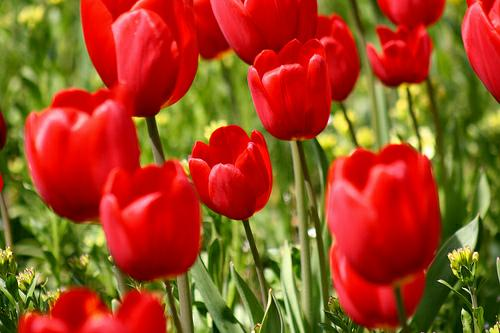
#> input picture Testing/Photos/roses.jpeg, 500 x 333 px
$ python basic_func.py
#> lines starting #> are read from the running program, lines starting #| are printed output that depends on the picture; after the words box and inside, x2 and y2 are one past the last pixel; in counts of white or black regions, pixels touching at a corner belong together
import cv2 as cv

img = cv.imread('Photos/roses.jpeg')
#> img is the input picture: shape (333, 500, 3); mean B, G, R 32.1, 73.1, 156.2

blur = cv.GaussianBlur(img, ksize=(9,9), sigmaX=3, sigmaY=3, borderType=cv.BORDER_DEFAULT)
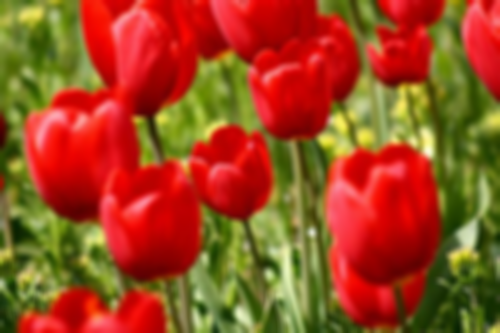
#> blur: shape (333, 500, 3); mean B, G, R 32.1, 73.1, 156.2
cv.imshow("blur", blur)

canny = cv.Canny(blur, threshold1=100, threshold2=200)
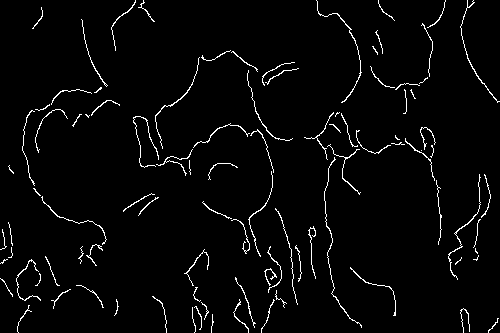
#> canny: shape (333, 500); 2.9% white in thin lines or dots
cv.imshow("Canny edges", canny) # pass in either blur or img

dilated = cv.dilate(canny, kernel=(7,7), iterations=10)
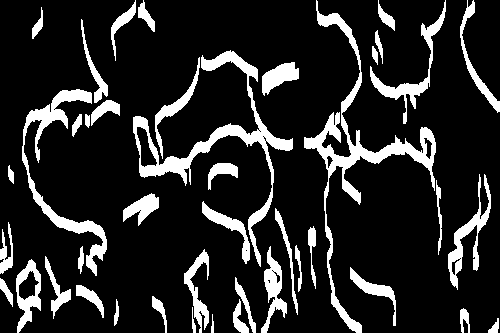
#> dilated: shape (333, 500); 15.3% white; 43 white regions, largest, box (x1, y1, x2, y2) and area: (304, 0, 436, 333) 4383, (133, 50, 293, 267) 3858, (22, 89, 107, 276) 2538
cv.imshow("dilated canny", dilated)

eroded = cv.erode(dilated, kernel=(7,7), iterations=5)
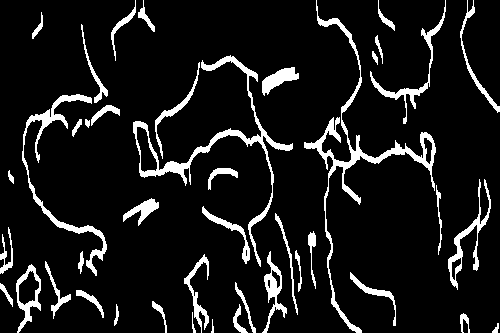
#> eroded: shape (333, 500); 9.6% white; 43 white regions, largest, box (x1, y1, x2, y2) and area: (304, 0, 436, 333) 2798, (133, 55, 293, 267) 2363, (22, 94, 107, 276) 1543
cv.imshow("eroded", eroded)

resized = cv.resize(img, dsize=(2000, 1000), interpolation=cv.INTER_CUBIC)
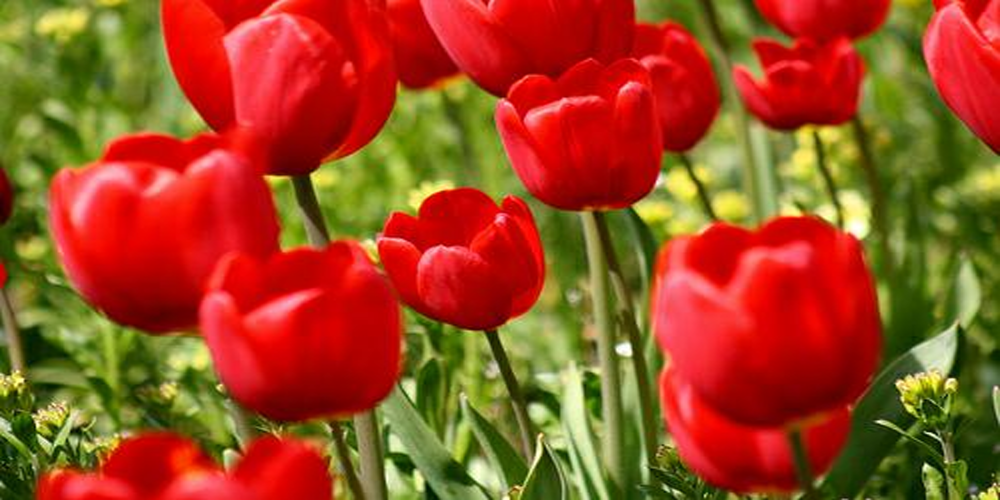
#> resized: shape (1000, 2000, 3) (shown at 1/2 size); mean B, G, R 32.2, 73.2, 156.2
cv.imshow("resized", resized)

cv.waitKey(0)
